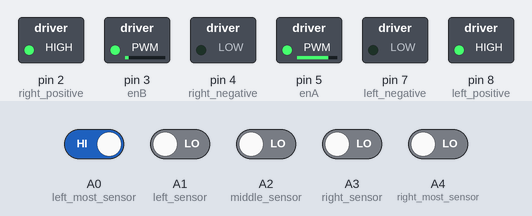
Bench run of a sketch on a simulated Arduino Uno, built with avr-gcc and run on an emulated ATmega328P. Shown: switched loads named in the sketch (green lamp = pin HIGH). The test bench sets the inputs (shaded band); at power-on: A0 (left_most_sensor) HIGH, A1 (left_sensor), A2 (middle_sensor), A3 (right_sensor), A4 (right_most_sensor) LOW.

Above: at 1.2 s.
1.3 s: A1 (left_sensor) driven HIGH
At 2.5 s:
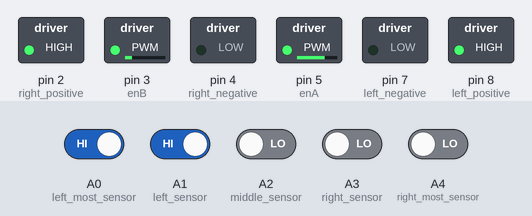
2.8 s: A0 (left_most_sensor) driven LOW
At 3.8 s:
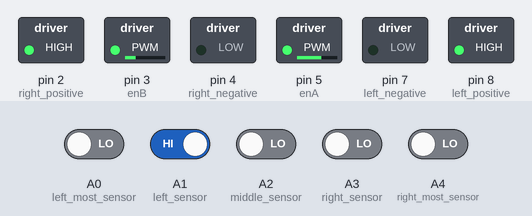
4.3 s: A2 (middle_sensor) driven HIGH
At 4.9 s:
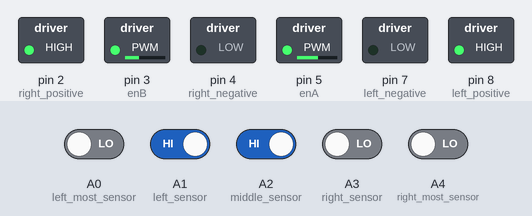
5.8 s: A0 (left_most_sensor) driven HIGH
At 6.1 s:
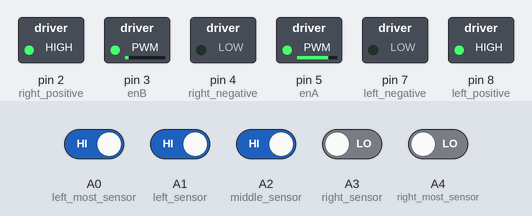
7.3 s: A0 (left_most_sensor) driven LOW
At 8.4 s:
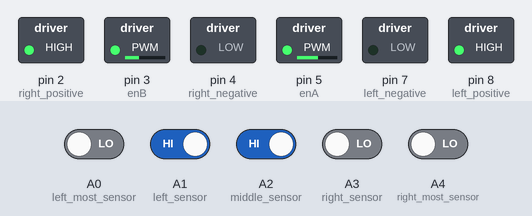
8.8 s: A1 (left_sensor) driven LOW and A3 (right_sensor) driven HIGH
At 9.6 s:
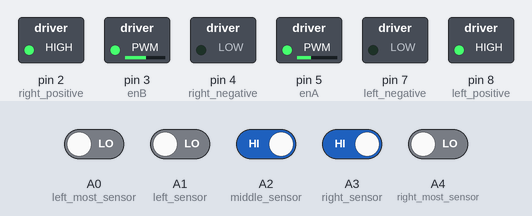
Timing chart, 0 to 11.3 s (numbered marks = the images above; inputs shaded):
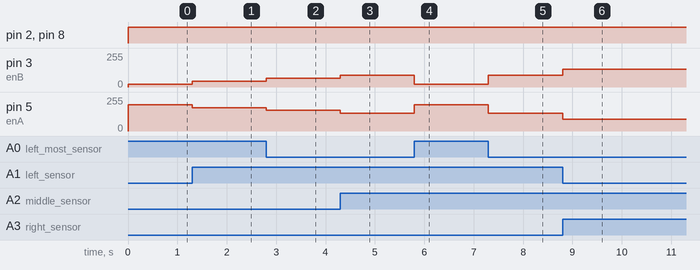

The sketch:

stage_4.ino
```cpp
//------------SPEED-----------------------------------------------------
int enA = 5;//right motors
int enB = 3;//left motors
int speed=110;  // INCREASE OF SPEED _____________________________________________________________________>>>>

//------------MOTORS----------------------------------------------------
//POSITIVE VOLTAGE TO POSITIVE VARAIBLE => FORWARD (ROTATION)
int right_positive = 2;//IN1 ----- TERMINALS FOR RIGHT MOTOR
int right_negative = 4;//IN2
int left_negative = 7;//IN3 ------ TERMINALS FOR LEFT MOTOR
int left_positive = 8;//IN4

//------------SENSORS---------------------------------------------------
int left_most_sensor = A0;//left sensor pair ---- D1
int left_sensor = A1; //------------------------------- D2
int middle_sensor = A2;// extended sensor  ------- D3
int right_sensor = A3;// right sensor pair  --D4
int right_most_sensor = A4; // --- D5

//------------READINGS--------------------------------------------------
int blak = 1;// REFLECT and NOT REFLECT values
int whit = 0;
int l=0,lm=0,m=0,rm=0,r=0;

float kp = 22, kd =14, ki = 0;                   //-------- Values to be fine tuned ________________________TUNING OF VALUES
float per = 0;
float er = 0;
float I = 0;
float adj = 0;

void setup()//----------------------------------------------------------
{
pinMode(enA,OUTPUT);
pinMode(right_positive,OUTPUT);
pinMode(right_negative,OUTPUT);
pinMode(enB,OUTPUT);
pinMode(left_positive,OUTPUT);
pinMode(left_negative,OUTPUT);
pinMode(middle_sensor,INPUT);
pinMode(left_sensor,INPUT);
pinMode(left_most_sensor,INPUT);
pinMode(right_sensor,INPUT);
pinMode(right_most_sensor,INPUT);

}

void move(int lp,int ln,int rn,int rp){
  digitalWrite(left_positive,lp);
  digitalWrite(left_negative,ln);
  digitalWrite(right_negative,rn);
  digitalWrite(right_positive,rp);
  }

void read(){
  l=digitalRead(left_most_sensor);
  lm=digitalRead(left_sensor);
  m=digitalRead(middle_sensor);
  rm=digitalRead(right_sensor);
  r=digitalRead(right_most_sensor);
}

void check(){                                                                         // ADDITION OF MORE CASES FOR BETTER PRECISION
  if((l== whit )&&(lm== whit )&&(m== whit )&&(rm== whit )&&(r== blak )) er = 4;

else if((l== whit )&&(lm== whit )&&(m== whit )&&(rm== blak )&&(r== blak )) er = 3;

else if((l== whit )&&(lm== whit )&&(m== whit )&&(rm== blak )&&(r== whit )) er = 2;

else if((l== whit )&&(lm== whit )&&(m== blak )&&(rm== blak )&&(r== whit )) er = 1;

else if((l== whit )&&(lm== whit )&&(m== blak )&&(rm== whit )&&(r== whit )) er = 0;

else if((l== whit )&&(lm== blak )&&(m== blak )&&(rm== whit )&&(r== whit )) er = -1;

else if((l== whit )&&(lm== blak )&&(m== whit )&&(rm== whit )&&(r== whit )) er = -2;

else if((l== blak )&&(lm== blak )&&(m== whit )&&(rm== whit )&&(r== whit )) er = -3;

else if((l== blak )&&(lm== whit )&&(m== whit )&&(rm== whit )&&(r== whit )) er = -4;

else if((l== whit )&&(lm== blak )&&(m== blak )&&(rm== blak )&&(r== blak )) er = 4;

else if((l== blak )&&(lm== blak )&&(m== blak )&&(rm== blak )&&(r== whit )) er = -4;

else if((l== whit )&&(lm== whit )&&(m== blak )&&(rm== blak )&&(r== blak )) er = 4;

else if((l== blak )&&(lm== blak )&&(m== blak )&&(rm== whit )&&(r== whit )) er = -4;

else if((l== whit )&&(lm== whit )&&(m== whit )&&(rm== blak )&&(r== blak )) er = 5;

else if((l== blak )&&(lm== blak )&&(m== whit )&&(rm== whit )&&(r== whit )) er = -5;


}

void set_speed(int left_speed,int right_speed){
  analogWrite(enA,right_speed);
  analogWrite(enB,left_speed);
}

void loop() {
  // put your main code here, to run repeatedly:
  read();
  per = er;
  check();
  I = I + er;
  adj = (kp*er) + (ki*I) + (kd*(er-per));       //---------- Adjustment PID

    set_speed(speed+adj,speed-adj);           //-------------- Everything else (forward and slight turns)
    move(1,0,0,1);


}
```

Measured:
- after the input at 1.3 s, pin 3 (enB): 22/255 → 44/255 at once; pin 5 (enA): 198/255 → 176/255 at once
- after the input at 2.8 s, pin 3 (enB): 44/255 → 66/255 at once; pin 5 (enA): 176/255 → 154/255 at once
- after the input at 4.3 s, pin 3 (enB): 66/255 → 88/255 at once; pin 5 (enA): 154/255 → 132/255 at once
- after the input at 5.8 s, pin 3 (enB): 88/255 → 22/255 at once; pin 5 (enA): 132/255 → 198/255 at once
- after the input at 7.3 s, pin 3 (enB): 22/255 → 88/255 at once; pin 5 (enA): 198/255 → 132/255 at once
- after the input at 8.8 s, pin 3 (enB): 88/255 → 132/255 at once; pin 5 (enA): 132/255 → 88/255 at once
